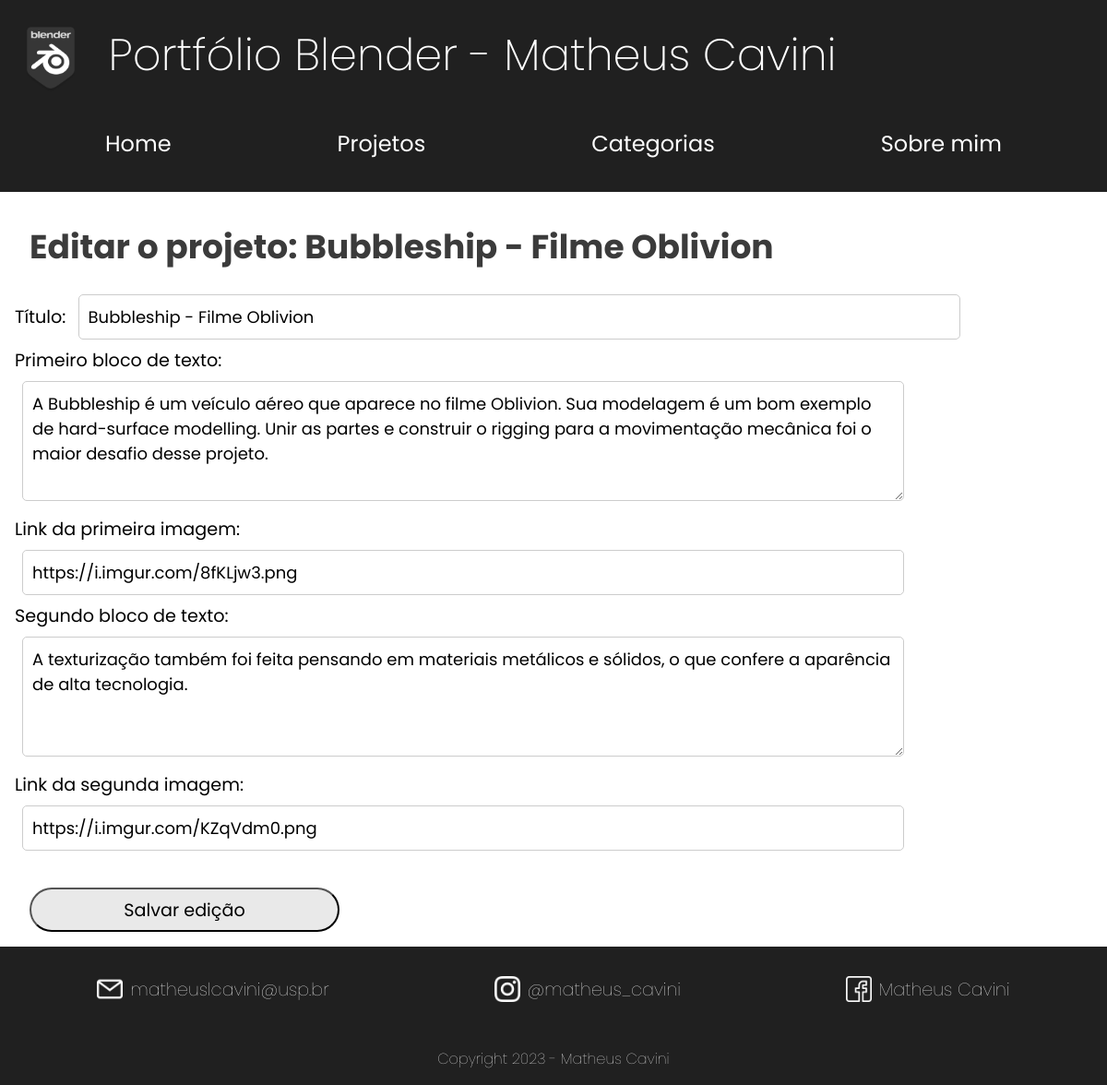
The page /posts/update/3/ on the database its author committed.
### posts/models.py (models this page shows, shortened)
class Post(models.Model):
    title = models.CharField(max_length=255)
    content = models.CharField(max_length=10000)
    date = models.DateTimeField()
    thumb = models.CharField(max_length=255, blank=True)
    text1 = models.CharField(max_length=1000, blank=True)
    text2 = models.CharField(max_length=1000, blank=True)
    img2 = models.CharField(max_length=255, blank=True)

### posts/views.py (the view, shortened to what this page needs)
# urls.py: path('update/<int:pk>/', views.PostUpdateView.as_view(), name='update'),
class PostUpdateView(generic.UpdateView):
    model = Post
    form_class = PostForm
    template_name = 'posts/update.html'
    success_url = reverse_lazy('posts:detail')
    def get_context_data(self, **kwargs):
        context = super().get_context_data(**kwargs)
        context['post'] = self.object
        return context

### posts/forms.py
class PostForm(ModelForm):
    class Meta:
        model = Post
        fields = [
            'title',
            'text1',
            'thumb',
            'text2',
            'img2'
        ]
        labels = {
            'title':"Título",
            'text1':"Primeiro bloco de texto:",
            'thumb':"Link da primeira imagem:",
            'text2':"Segundo bloco de texto:",
            'img2':"Link da segunda imagem:",
        }
        widgets = {
            'text1': forms.Textarea(attrs={'rows': 4, 'cols': 50}),
            'text2': forms.Textarea(attrs={'rows': 4, 'cols': 50})
        }

### posts/templates/posts/update.html (shortened to what this page needs)
{% extends 'base.html' %}
{% load static %}
{%block style %}
<link rel="stylesheet" type="text/css" href="{% static 'global.css' %}">
<link rel="stylesheet" type="text/css" href="{% static 'single.css' %}">
{% endblock style %}
{% block content %}
<h2>Editar o projeto:  {{post.title}}</h2>
<div class="postForm">
<form method="POST" action="{% url 'posts:update' post.id %}">
    {{ form.as_p }}
    <button class="postButton" type="submit"><p>Salvar edição</p></button>
  </form>
</div>
  {% endblock content %}

### static/global.css (style rules this page uses)
* { font-family: "Poppins"; padding: 0; margin:0 }
:root { font-size: 48px; }
h2 { margin: 32px; margin-bottom: 0px; color: rgb(59, 59, 59); font-size: 0.75rem; }
p { font-size:0.4rem }
input[type="text"], textarea { width: 80%; padding: 10px; border: 1px solid #ccc; border-radius: 5px; font-size: 18px; margin:8px }

### static/single.css (style rules this page uses)
.postForm { margin: 16px; }
.postButton { height: 1rem; width: 7rem; background-color: rgb(233, 233, 233); border-radius: 0.5rem; margin: 32px 16px 8px 16px; display: flex; flex-direction: column; justify-content: space-evenly; padding: 8px; align-items: center; }

### rows shown on the page
Post: title "Bubbleship - Filme Oblivion", text1 "A Bubbleship é um veículo aéreo que aparece no filme Oblivion. Sua modelagem é um bom exemplo de hard-surface modelling. Unir as partes e construir o rigging para a movimentação mecânica foi o maior desafio desse projeto.", thumb "https://i.imgur.com/8fKLjw3.png", text2 "A texturização também foi feita pensando em materiais metálicos e sólidos, o que confere a aparência de alta tecnologia.", img2 "https://i.imgur.com/KZqVdm0.png"
